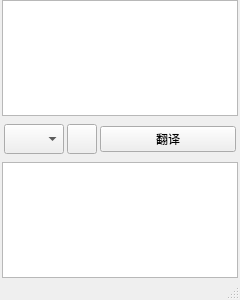
<?xml version="1.0" encoding="UTF-8"?>
<ui version="4.0">
 <class>MAIN_SCREEN::main_screen</class>
 <widget class="QMainWindow" name="MAIN_SCREEN::main_screen">
  <property name="geometry">
   <rect>
    <x>0</x>
    <y>0</y>
    <width>240</width>
    <height>300</height>
   </rect>
  </property>
  <property name="minimumSize">
   <size>
    <width>240</width>
    <height>280</height>
   </size>
  </property>
  <property name="windowTitle">
   <string>黑狗翻译</string>
  </property>
  <widget class="QWidget" name="centralwidget">
   <layout class="QGridLayout" name="gridLayout">
    <property name="leftMargin">
     <number>2</number>
    </property>
    <property name="topMargin">
     <number>0</number>
    </property>
    <property name="rightMargin">
     <number>2</number>
    </property>
    <property name="bottomMargin">
     <number>0</number>
    </property>
    <item row="1" column="0">
     <layout class="QHBoxLayout" name="horizontalLayout">
      <property name="spacing">
       <number>3</number>
      </property>
      <property name="leftMargin">
       <number>2</number>
      </property>
      <property name="topMargin">
       <number>2</number>
      </property>
      <property name="rightMargin">
       <number>2</number>
      </property>
      <property name="bottomMargin">
       <number>2</number>
      </property>
      <item>
       <widget class="QComboBox" name="comboBox">
        <property name="minimumSize">
         <size>
          <width>60</width>
          <height>30</height>
         </size>
        </property>
        <property name="maximumSize">
         <size>
          <width>60</width>
          <height>30</height>
         </size>
        </property>
       </widget>
      </item>
      <item>
       <widget class="QPushButton" name="pushButton_setting">
        <property name="minimumSize">
         <size>
          <width>30</width>
          <height>30</height>
         </size>
        </property>
        <property name="maximumSize">
         <size>
          <width>30</width>
          <height>30</height>
         </size>
        </property>
        <property name="text">
         <string/>
        </property>
       </widget>
      </item>
      <item>
       <widget class="QPushButton" name="pushButton_translate">
        <property name="text">
         <string>翻译</string>
        </property>
       </widget>
      </item>
     </layout>
    </item>
    <item row="2" column="0">
     <widget class="QTextBrowser" name="textBrowser_output"/>
    </item>
    <item row="0" column="0">
     <widget class="QTextEdit" name="textEdit"/>
    </item>
   </layout>
  </widget>
  <widget class="QStatusBar" name="statusBar"/>
 </widget>
 <resources/>
 <connections/>
</ui>
